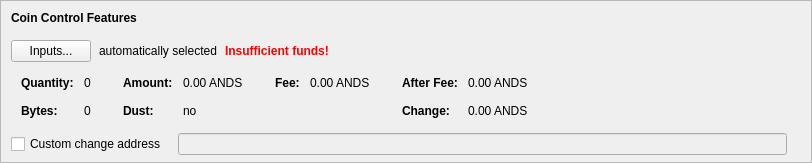
    <widget class="QFrame" name="frameCoinControl">
     <property name="sizePolicy">
      <sizepolicy hsizetype="Expanding" vsizetype="Expanding">
       <horstretch>0</horstretch>
       <verstretch>0</verstretch>
      </sizepolicy>
     </property>
     <property name="maximumSize">
      <size>
       <width>16777215</width>
       <height>16777215</height>
      </size>
     </property>
     <property name="frameShape">
      <enum>QFrame::StyledPanel</enum>
     </property>
     <property name="frameShadow">
      <enum>QFrame::Sunken</enum>
     </property>
     <layout class="QVBoxLayout" name="verticalLayoutCoinControl2">
      <property name="spacing">
       <number>0</number>
      </property>
      <property name="leftMargin">
       <number>0</number>
      </property>
      <property name="topMargin">
       <number>0</number>
      </property>
      <property name="rightMargin">
       <number>0</number>
      </property>
      <property name="bottomMargin">
       <number>6</number>
      </property>
      <item>
       <layout class="QVBoxLayout" name="verticalLayoutCoinControl" stretch="0,0,0,0,1">
        <property name="spacing">
         <number>0</number>
        </property>
        <property name="leftMargin">
         <number>10</number>
        </property>
        <property name="topMargin">
         <number>10</number>
        </property>
        <item>
         <layout class="QHBoxLayout" name="horizontalLayoutCoinControl1">
          <property name="bottomMargin">
           <number>15</number>
          </property>
          <item>
           <widget class="QLabel" name="labelCoinControlFeatures">
            <property name="sizePolicy">
             <sizepolicy hsizetype="Preferred" vsizetype="Maximum">
              <horstretch>0</horstretch>
              <verstretch>0</verstretch>
             </sizepolicy>
            </property>
            <property name="font">
             <font>
              <weight>75</weight>
              <bold>true</bold>
             </font>
            </property>
            <property name="styleSheet">
             <string notr="true">font-weight:bold;</string>
            </property>
            <property name="text">
             <string>Coin Control Features</string>
            </property>
           </widget>
          </item>
         </layout>
        </item>
        <item>
         <layout class="QHBoxLayout" name="horizontalLayoutCoinControl2" stretch="0,0,0,0">
          <property name="spacing">
           <number>8</number>
          </property>
          <property name="bottomMargin">
           <number>10</number>
          </property>
          <item>
           <widget class="QPushButton" name="pushButtonCoinControl">
            <property name="styleSheet">
             <string notr="true"/>
            </property>
            <property name="text">
             <string>Inputs...</string>
            </property>
            <property name="autoDefault">
             <bool>false</bool>
            </property>
           </widget>
          </item>
          <item>
           <widget class="QLabel" name="labelCoinControlAutomaticallySelected">
            <property name="text">
             <string>automatically selected</string>
            </property>
            <property name="margin">
             <number>5</number>
            </property>
           </widget>
          </item>
          <item>
           <widget class="QLabel" name="labelCoinControlInsuffFunds">
            <property name="font">
             <font>
              <weight>75</weight>
              <bold>true</bold>
             </font>
            </property>
            <property name="styleSheet">
             <string notr="true">color:red;font-weight:bold;</string>
            </property>
            <property name="text">
             <string>Insufficient funds!</string>
            </property>
            <property name="margin">
             <number>5</number>
            </property>
           </widget>
          </item>
          <item>
           <spacer name="horizontalSpacerCoinControl">
            <property name="orientation">
             <enum>Qt::Horizontal</enum>
            </property>
            <property name="sizeHint" stdset="0">
             <size>
              <width>40</width>
              <height>1</height>
             </size>
            </property>
           </spacer>
          </item>
         </layout>
        </item>
        <item>
         <widget class="QWidget" name="widgetCoinControl" native="true">
          <property name="sizePolicy">
           <sizepolicy hsizetype="Preferred" vsizetype="Preferred">
            <horstretch>0</horstretch>
            <verstretch>0</verstretch>
           </sizepolicy>
          </property>
          <property name="minimumSize">
           <size>
            <width>0</width>
            <height>0</height>
           </size>
          </property>
          <property name="styleSheet">
           <string notr="true"/>
          </property>
          <layout class="QHBoxLayout" name="horizontalLayoutCoinControl5">
           <property name="leftMargin">
            <number>0</number>
           </property>
           <property name="topMargin">
            <number>0</number>
           </property>
           <property name="rightMargin">
            <number>0</number>
           </property>
           <property name="bottomMargin">
            <number>0</number>
           </property>
           <item>
            <layout class="QHBoxLayout" name="horizontalLayoutCoinControl3" stretch="0,0,0,1">
             <property name="spacing">
              <number>20</number>
             </property>
             <property name="topMargin">
              <number>0</number>
             </property>
             <property name="bottomMargin">
              <number>10</number>
             </property>
             <item>
              <layout class="QFormLayout" name="formLayoutCoinControl1">
               <property name="horizontalSpacing">
                <number>10</number>
               </property>
               <property name="verticalSpacing">
                <number>14</number>
               </property>
               <property name="leftMargin">
                <number>10</number>
               </property>
               <property name="topMargin">
                <number>4</number>
               </property>
               <property name="rightMargin">
                <number>6</number>
               </property>
               <item row="0" column="0">
                <widget class="QLabel" name="labelCoinControlQuantityText">
                 <property name="font">
                  <font>
                   <weight>75</weight>
                   <bold>true</bold>
                  </font>
                 </property>
                 <property name="text">
                  <string>Quantity:</string>
                 </property>
                 <property name="margin">
                  <number>0</number>
                 </property>
                </widget>
               </item>
               <item row="0" column="1">
                <widget class="QLabel" name="labelCoinControlQuantity">
                 <property name="cursor">
                  <cursorShape>IBeamCursor</cursorShape>
                 </property>
                 <property name="contextMenuPolicy">
                  <enum>Qt::ActionsContextMenu</enum>
                 </property>
                 <property name="text">
                  <string notr="true">0</string>
                 </property>
                 <property name="margin">
                  <number>0</number>
                 </property>
                 <property name="textInteractionFlags">
                  <set>Qt::LinksAccessibleByMouse|Qt::TextSelectableByKeyboard|Qt::TextSelectableByMouse</set>
                 </property>
                </widget>
               </item>
               <item row="1" column="0">
                <widget class="QLabel" name="labelCoinControlBytesText">
                 <property name="font">
                  <font>
                   <weight>75</weight>
                   <bold>true</bold>
                  </font>
                 </property>
                 <property name="text">
                  <string>Bytes:</string>
                 </property>
                </widget>
               </item>
               <item row="1" column="1">
                <widget class="QLabel" name="labelCoinControlBytes">
                 <property name="cursor">
                  <cursorShape>IBeamCursor</cursorShape>
                 </property>
                 <property name="contextMenuPolicy">
                  <enum>Qt::ActionsContextMenu</enum>
                 </property>
                 <property name="text">
                  <string notr="true">0</string>
                 </property>
                 <property name="textInteractionFlags">
                  <set>Qt::LinksAccessibleByMouse|Qt::TextSelectableByKeyboard|Qt::TextSelectableByMouse</set>
                 </property>
                </widget>
               </item>
              </layout>
             </item>
             <item>
              <layout class="QFormLayout" name="formLayoutCoinControl2">
               <property name="horizontalSpacing">
                <number>10</number>
               </property>
               <property name="verticalSpacing">
                <number>14</number>
               </property>
               <property name="leftMargin">
                <number>6</number>
               </property>
               <property name="topMargin">
                <number>4</number>
               </property>
               <property name="rightMargin">
                <number>6</number>
               </property>
               <item row="0" column="0">
                <widget class="QLabel" name="labelCoinControlAmountText">
                 <property name="font">
                  <font>
                   <weight>75</weight>
                   <bold>true</bold>
                  </font>
                 </property>
                 <property name="text">
                  <string>Amount:</string>
                 </property>
                 <property name="margin">
                  <number>0</number>
                 </property>
                </widget>
               </item>
               <item row="0" column="1">
                <widget class="QLabel" name="labelCoinControlAmount">
                 <property name="cursor">
                  <cursorShape>IBeamCursor</cursorShape>
                 </property>
                 <property name="contextMenuPolicy">
                  <enum>Qt::ActionsContextMenu</enum>
                 </property>
                 <property name="text">
                  <string notr="true">0.00 ANDS</string>
                 </property>
                 <property name="textInteractionFlags">
                  <set>Qt::LinksAccessibleByMouse|Qt::TextSelectableByKeyboard|Qt::TextSelectableByMouse</set>
                 </property>
                </widget>
               </item>
               <item row="1" column="0">
                <widget class="QLabel" name="labelCoinControlLowOutputText">
                 <property name="font">
                  <font>
                   <weight>75</weight>
                   <bold>true</bold>
                  </font>
                 </property>
                 <property name="text">
                  <string>Dust:</string>
                 </property>
                </widget>
               </item>
               <item row="1" column="1">
                <widget class="QLabel" name="labelCoinControlLowOutput">
                 <property name="cursor">
                  <cursorShape>IBeamCursor</cursorShape>
                 </property>
                 <property name="contextMenuPolicy">
                  <enum>Qt::ActionsContextMenu</enum>
                 </property>
                 <property name="text">
                  <string notr="true">no</string>
                 </property>
                 <property name="textInteractionFlags">
                  <set>Qt::LinksAccessibleByMouse|Qt::TextSelectableByKeyboard|Qt::TextSelectableByMouse</set>
                 </property>
                </widget>
               </item>
              </layout>
             </item>
             <item>
              <layout class="QFormLayout" name="formLayoutCoinControl3">
               <property name="horizontalSpacing">
                <number>10</number>
               </property>
               <property name="verticalSpacing">
                <number>14</number>
               </property>
               <property name="leftMargin">
                <number>6</number>
               </property>
               <property name="topMargin">
                <number>4</number>
               </property>
               <property name="rightMargin">
                <number>6</number>
               </property>
               <item row="0" column="0">
                <widget class="QLabel" name="labelCoinControlFeeText">
                 <property name="font">
                  <font>
                   <weight>75</weight>
                   <bold>true</bold>
                  </font>
                 </property>
                 <property name="text">
                  <string>Fee:</string>
                 </property>
                 <property name="margin">
                  <number>0</number>
                 </property>
                </widget>
               </item>
               <item row="0" column="1">
                <widget class="QLabel" name="labelCoinControlFee">
                 <property name="cursor">
                  <cursorShape>IBeamCursor</cursorShape>
                 </property>
                 <property name="contextMenuPolicy">
                  <enum>Qt::ActionsContextMenu</enum>
                 </property>
                 <property name="text">
                  <string notr="true">0.00 ANDS</string>
                 </property>
                 <property name="textInteractionFlags">
                  <set>Qt::LinksAccessibleByMouse|Qt::TextSelectableByKeyboard|Qt::TextSelectableByMouse</set>
                 </property>
                </widget>
               </item>
              </layout>
             </item>
             <item>
              <layout class="QFormLayout" name="formLayoutCoinControl4">
               <property name="horizontalSpacing">
                <number>10</number>
               </property>
               <property name="verticalSpacing">
                <number>14</number>
               </property>
               <property name="leftMargin">
                <number>6</number>
               </property>
               <property name="topMargin">
                <number>4</number>
               </property>
               <property name="rightMargin">
                <number>6</number>
               </property>
               <item row="0" column="0">
                <widget class="QLabel" name="labelCoinControlAfterFeeText">
                 <property name="font">
                  <font>
                   <weight>75</weight>
                   <bold>true</bold>
                  </font>
                 </property>
                 <property name="text">
                  <string>After Fee:</string>
                 </property>
                 <property name="margin">
                  <number>0</number>
                 </property>
                </widget>
               </item>
               <item row="0" column="1">
                <widget class="QLabel" name="labelCoinControlAfterFee">
                 <property name="cursor">
                  <cursorShape>IBeamCursor</cursorShape>
                 </property>
                 <property name="contextMenuPolicy">
                  <enum>Qt::ActionsContextMenu</enum>
                 </property>
                 <property name="text">
                  <string notr="true">0.00 ANDS</string>
                 </property>
                 <property name="textInteractionFlags">
                  <set>Qt::LinksAccessibleByMouse|Qt::TextSelectableByKeyboard|Qt::TextSelectableByMouse</set>
                 </property>
                </widget>
               </item>
               <item row="1" column="0">
                <widget class="QLabel" name="labelCoinControlChangeText">
                 <property name="font">
                  <font>
                   <weight>75</weight>
                   <bold>true</bold>
                  </font>
                 </property>
                 <property name="text">
                  <string>Change:</string>
                 </property>
                </widget>
               </item>
               <item row="1" column="1">
                <widget class="QLabel" name="labelCoinControlChange">
                 <property name="cursor">
                  <cursorShape>IBeamCursor</cursorShape>
                 </property>
                 <property name="contextMenuPolicy">
                  <enum>Qt::ActionsContextMenu</enum>
                 </property>
                 <property name="text">
                  <string notr="true">0.00 ANDS</string>
                 </property>
                 <property name="textInteractionFlags">
                  <set>Qt::LinksAccessibleByMouse|Qt::TextSelectableByKeyboard|Qt::TextSelectableByMouse</set>
                 </property>
                </widget>
               </item>
              </layout>
             </item>
            </layout>
           </item>
          </layout>
         </widget>
        </item>
        <item>
         <layout class="QHBoxLayout" name="horizontalLayoutCoinControl4" stretch="0,0,0">
          <property name="spacing">
           <number>12</number>
          </property>
          <property name="sizeConstraint">
           <enum>QLayout::SetDefaultConstraint</enum>
          </property>
          <property name="topMargin">
           <number>5</number>
          </property>
          <property name="rightMargin">
           <number>5</number>
          </property>
          <item>
           <widget class="QCheckBox" name="checkBoxCoinControlChange">
            <property name="toolTip">
             <string>If this is activated, but the change address is empty or invalid, change will be sent to a newly generated address.</string>
            </property>
            <property name="text">
             <string>Custom change address</string>
            </property>
           </widget>
          </item>
          <item>
           <widget class="QValidatedLineEdit" name="lineEditCoinControlChange">
            <property name="enabled">
             <bool>false</bool>
            </property>
            <property name="sizePolicy">
             <sizepolicy hsizetype="Expanding" vsizetype="Fixed">
              <horstretch>0</horstretch>
              <verstretch>0</verstretch>
             </sizepolicy>
            </property>
           </widget>
          </item>
          <item>
           <widget class="QLabel" name="labelCoinControlChangeLabel">
            <property name="sizePolicy">
             <sizepolicy hsizetype="Preferred" vsizetype="Expanding">
              <horstretch>0</horstretch>
              <verstretch>0</verstretch>
             </sizepolicy>
            </property>
            <property name="minimumSize">
             <size>
              <width>0</width>
              <height>0</height>
             </size>
            </property>
            <property name="text">
             <string/>
            </property>
            <property name="margin">
             <number>3</number>
            </property>
           </widget>
          </item>
         </layout>
        </item>
        <item>
         <spacer name="verticalSpacerCoinControl">
          <property name="orientation">
           <enum>Qt::Vertical</enum>
          </property>
          <property name="sizeHint" stdset="0">
           <size>
            <width>800</width>
            <height>1</height>
           </size>
          </property>
         </spacer>
        </item>
       </layout>
      </item>
     </layout>
    </widget>
